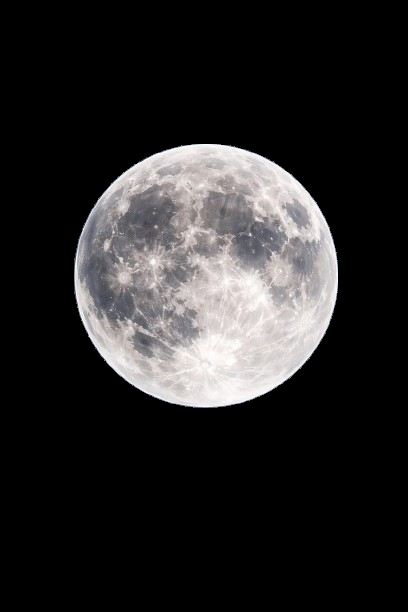
#> input picture lunarmatch-x-ui/assets/moon.png, 408 x 612 px
$ python match.py --source ../../../lunarmatch-x-ui/assets/moon.png --reference ../../../lunarmatch-x-ui/assets/moon.png
#> lines starting #> are read from the running program, lines starting #| are printed output that depends on the picture
### backend/services/ingestion.py
import cv2
import json
from pathlib import Path
from typing import Dict, Any

def ingest_product(path: str) -> Dict[str, Any]:
    # Placeholder for actual PDS ingestion
    # If it's a standard image format, load it directly
    p = Path(path)
    if not p.exists():
        raise FileNotFoundError(f"Product not found: {path}")

    img = cv2.imread(str(path), cv2.IMREAD_GRAYSCALE)
    if img is None:
        raise ValueError(f"Failed to load image from {path}")

    return {
        "id": p.stem,
        "path": str(p),
        "metadata": {"dimensions": img.shape, "status": "BASIC_INGESTION"},
        "raster": img
    }

### backend/services/pipeline.py
from backend.services.ingestion import ingest_product
from backend.services.sift_matcher import match_images
from backend.services.geometric_verification import verify_geometry
from backend.services.decision_engine import make_decision
import time

def run_pipeline(source_path: str, reference_path: str):
    start_time = time.time()

    print(f"Ingesting source: {source_path}")
    source = ingest_product(source_path)

    print(f"Ingesting reference: {reference_path}")
    reference = ingest_product(reference_path)

    print("Matching features with SIFT...")
    matches, kp1, kp2 = match_images(source['raster'], reference['raster'])

    print("Verifying geometry with RANSAC...")
    verification = verify_geometry(matches, kp1, kp2)

    print("Making decision...")
    decision = make_decision(verification)

    end_time = time.time()

    return {
        "raw_matches": matches,
        "kp1": kp1,
        "kp2": kp2,
        "verification": verification,
        "metrics": {
            "candidates": len(matches),
            "inliers": verification['inliers'],
            "inlier_ratio": verification['inlier_ratio'],
            "decision": decision['decision'],
            "decision_reasons": decision['reasons'],
            "execution_time_s": round(end_time - start_time, 2)
        }
    }

### backend/services/sift_matcher.py
import cv2
import numpy as np

def match_images(source_img: np.ndarray, ref_img: np.ndarray):
    sift = cv2.SIFT_create()

    kp1, des1 = sift.detectAndCompute(source_img, None)
    kp2, des2 = sift.detectAndCompute(ref_img, None)

    if des1 is None or des2 is None:
        return [], kp1, kp2

    bf = cv2.BFMatcher(cv2.NORM_L2)
    matches = bf.knnMatch(des1, des2, k=2)

    good_matches = []
    for m, n in matches:
        if m.distance < 0.75 * n.distance:
            good_matches.append(m)

    return good_matches, kp1, kp2

### backend/services/geometric_verification.py
import cv2
import numpy as np

def verify_geometry(good_matches, kp1, kp2):
    if len(good_matches) < 4:
        return {
            "status": "FAILED",
            "inliers": 0,
            "total_matches": len(good_matches),
            "inlier_ratio": 0.0,
            "matrix": None,
            "mask": None
        }

    src_pts = np.float32([kp1[m.queryIdx].pt for m in good_matches]).reshape(-1, 1, 2)
    dst_pts = np.float32([kp2[m.trainIdx].pt for m in good_matches]).reshape(-1, 1, 2)

    M, mask = cv2.findHomography(src_pts, dst_pts, cv2.RANSAC, 5.0)

    if mask is None:
        inliers = 0
    else:
        inliers = np.sum(mask)

    return {
        "status": "SUCCESS" if inliers > 10 else "WEAK",
        "inliers": int(inliers),
        "total_matches": len(good_matches),
        "inlier_ratio": float(inliers / len(good_matches)) if len(good_matches) > 0 else 0.0,
        "matrix": M.tolist() if M is not None else None,
        "mask": mask.tolist() if mask is not None else None
    }

### backend/services/decision_engine.py
def make_decision(verification_results):
    inliers = verification_results.get("inliers", 0)
    ratio = verification_results.get("inlier_ratio", 0)

    reasons = []
    if inliers > 50 and ratio > 0.4:
        decision = "ACCEPT"
        reasons.append("Strong geometric consensus")
    elif inliers > 15:
        decision = "FLAG"
        reasons.append("Moderate geometric consensus, human review recommended")
    else:
        decision = "REFUSE"
        reasons.append("Insufficient geometrically verified inliers")

    return {
        "decision": decision,
        "reasons": reasons
    }

### backend/app/cli/match.py
import argparse
import json
import os
from pathlib import Path
from backend.services.pipeline import run_pipeline
import cv2

def main():
    parser = argparse.ArgumentParser(description="LunarMatch-X Real Pipeline CLI")
    parser.add_argument("--source", required=True, help="Path to OHRC product")
    parser.add_argument("--reference", required=True, help="Path to LRO NAC product")
    parser.add_argument("--output", default="results", help="Output directory")

    args = parser.parse_args()

    analysis_id = f"ANALYSIS_{Path(args.source).stem}_{Path(args.reference).stem}"
    out_dir = Path(args.output) / analysis_id

    # Ensure directories exist
    os.makedirs(out_dir, exist_ok=True)
    os.makedirs(out_dir / "figures", exist_ok=True)

    try:
        # Run pipeline
        results = run_pipeline(args.source, args.reference)
#> in run_pipeline, `source = ingest_product(source_path)`: source = 4 items
#> in match_images, `kp1, des1 = sift.detectAndCompute(source_img, None)`: kp1 = 440 keypoints; strongest (x, y, size): (274, 189, 38.7), (191, 169, 46.6), (318, 226, 16.8), (250, 234, 2)
#> in match_images, `kp2, des2 = sift.detectAndCompute(ref_img, None)`: kp2 has the same summary as kp1
#> in match_images, `matches = bf.knnMatch(des1, des2, k=2)`: matches = 440 matches
#> in run_pipeline, `matches, kp1, kp2 = match_images(source['raster'], reference['raster'])`: kp2 has the same summary as kp1 in match_images
#> in verify_geometry, `src_pts = np.float32([kp1[m.queryIdx].pt for m in good_matches]).resha..`: src_pts = 440 rows, first 8: [74.21, 295.2], [74.98, 300.2], [75.16, 251.4], [76.07, 246.5], [84.25, 283.3], [87.43, 309.5], [89.26, 238.1], [89.26, 238.1]
#> in verify_geometry, `dst_pts = np.float32([kp2[m.trainIdx].pt for m in good_matches]).resha..`: dst_pts has the same summary as src_pts
#> in verify_geometry, `M, mask = cv2.findHomography(src_pts, dst_pts, cv2.RANSAC, 5.0)`: M = [[1, 1.12e-15, 1.29e-13], [-2.76e-15, 1, 4.72e-13], [-1.01e-17, 5.97e-18, 1]]; mask = 440 values from 1 to 1
#> in verify_geometry, `inliers = np.sum(mask)`: inliers = 440
#> in run_pipeline, `verification = verify_geometry(matches, kp1, kp2)`: verification = 6 items
#> in make_decision, `inliers = verification_results.get("inliers", 0)`: inliers = 440
#> in make_decision, `ratio = verification_results.get("inlier_ratio", 0)`: ratio = 1
#> in run_pipeline, `decision = make_decision(verification)`: decision = {'decision': 'ACCEPT', 'reasons': ['Strong geometric consensus']}
#> results = 5 items

        # 1. Output metrics.json
        with open(out_dir / "metrics.json", 'w') as f:
            json.dump(results['metrics'], f, indent=4)

        # 2. Output matches.json
        matches_data = [
            {
                "queryIdx": m.queryIdx,
                "trainIdx": m.trainIdx,
                "distance": m.distance
            } for m in results['raw_matches']
        ]
#> matches_data = 440 items
        with open(out_dir / "matches.json", 'w') as f:
            json.dump(matches_data, f, indent=4)

        # 3. Output metadata.json (just capturing basic info)
        metadata = {
            "source": str(args.source),
            "reference": str(args.reference),
            "status": "COMPLETED"
        }
        with open(out_dir / "metadata.json", 'w') as f:
            json.dump(metadata, f, indent=4)

        # 4. Draw matches and save figures
        src_img = cv2.imread(str(args.source))
#> src_img is the input picture: shape (612, 408, 3); mean B, G, R 39.8, 39.5, 40.7
        ref_img = cv2.imread(str(args.reference))

        if src_img is not None and ref_img is not None:
            # Draw all candidates
            img_candidates = cv2.drawMatches(src_img, results['kp1'], ref_img, results['kp2'], results['raw_matches'], None, flags=cv2.DrawMatchesFlags_NOT_DRAW_SINGLE_POINTS)
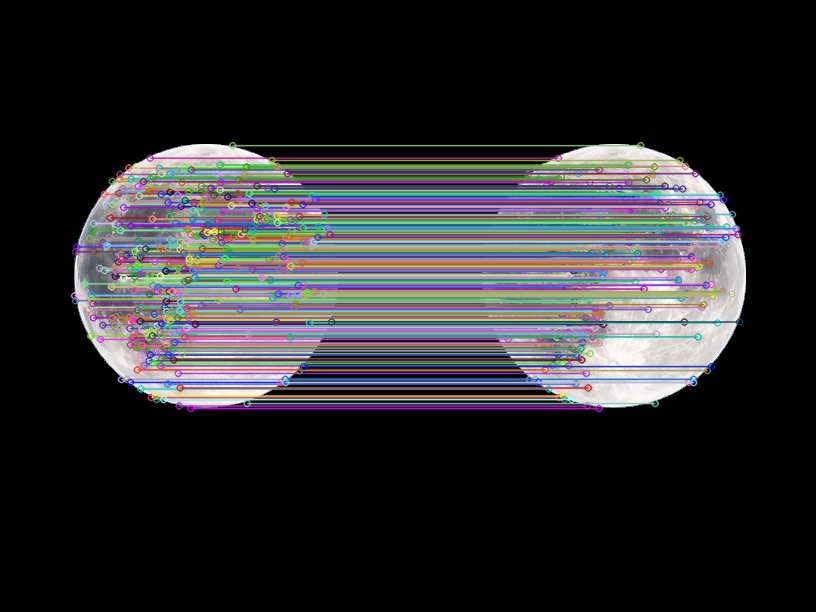
#> img_candidates: shape (612, 816, 3); mean B, G, R 46, 43.8, 44.6
            cv2.imwrite(str(out_dir / "figures" / "candidate_matches.png"), img_candidates)

            # Draw verified matches
            mask = results['verification']['mask']
#> mask = 440 items, first 6: [1], [1], [1], [1], [1], [1]
            if mask is not None:
                # Mask is a list of lists because of tolist(). Flatten it.
                matchesMask = [m[0] for m in mask]
#> matchesMask = 440 values from 1 to 1
                img_verified = cv2.drawMatches(src_img, results['kp1'], ref_img, results['kp2'], results['raw_matches'], None, matchColor=(0, 255, 0), matchesMask=matchesMask, flags=cv2.DrawMatchesFlags_NOT_DRAW_SINGLE_POINTS)
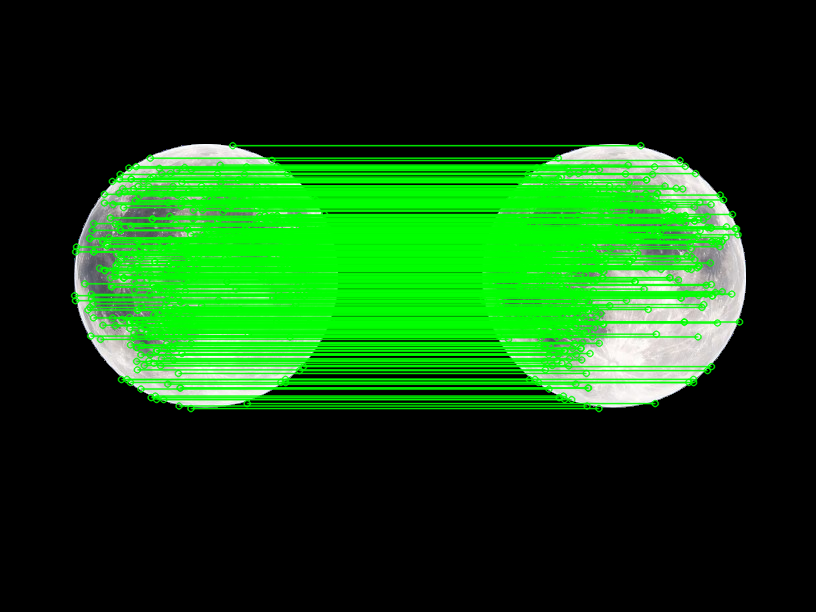
#> img_verified: shape (612, 816, 3); mean B, G, R 16.8, 70.5, 17.2
                cv2.imwrite(str(out_dir / "figures" / "verified_matches.png"), img_verified)

        print(f"\\nPipeline completed successfully! Results saved to {out_dir}")
        print(json.dumps(results['metrics'], indent=2))
#| {
#|   "candidates": 440,
#|   "inliers": 440,
#|   "inlier_ratio": 1.0,
#|   "decision": "ACCEPT",
#|   "decision_reasons": [
#|     "Strong geometric consensus"
#|   ],
#|   "execution_time_s": 0.35
#| }

    except Exception as e:
        print(f"Pipeline failed: {e}")

if __name__ == "__main__":
    main()
